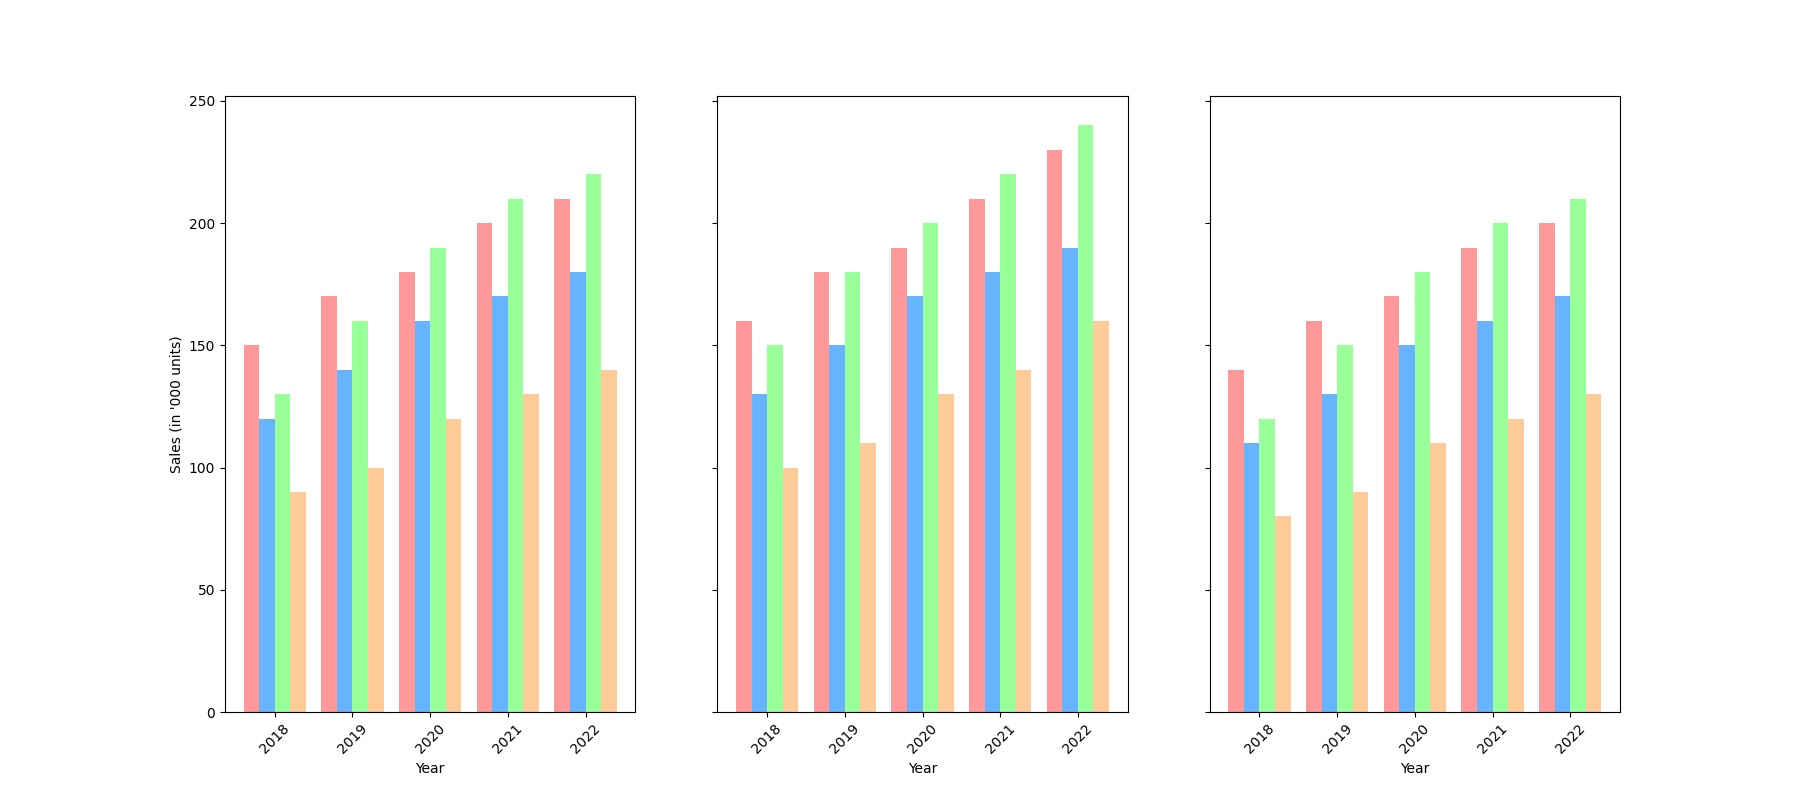

Python code for this plot:
import matplotlib.pyplot as plt
import numpy as np

years = np.array([2018, 2019, 2020, 2021, 2022])
brands = ["CrunchyBites", "FruitMunch", "ChocoDelight", "NuttyCrave"]

sales_north = np.array([
    [150, 170, 180, 200, 210],
    [120, 140, 160, 170, 180],
    [130, 160, 190, 210, 220],
    [90, 100, 120, 130, 140]
])

sales_east = np.array([
    [160, 180, 190, 210, 230],
    [130, 150, 170, 180, 190],
    [150, 180, 200, 220, 240],
    [100, 110, 130, 140, 160]
])

sales_west = np.array([
    [140, 160, 170, 190, 200],
    [110, 130, 150, 160, 170],
    [120, 150, 180, 200, 210],
    [80, 90, 110, 120, 130]
])

fig, axes = plt.subplots(1, 3, figsize=(18, 8), sharey=True)

colors = ['#ff9999', '#66b3ff', '#99ff99', '#ffcc99']

for ax, sales in zip(axes, [sales_north, sales_east, sales_west]):
    bar_width = 0.2
    index = np.arange(len(years))
    
    for i, color in enumerate(colors):
        ax.bar(index + (i * bar_width), sales[i], bar_width, color=color)
    
    ax.set_xlabel('Year')
    ax.set_xticks(index + bar_width * 1.5)
    ax.set_xticklabels(years, rotation=45)

axes[0].set_ylabel('Sales (in \'000 units)')
plt.show()
